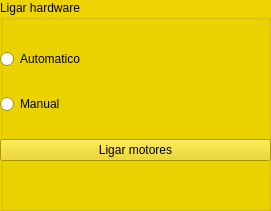
     <widget class="QGroupBox" name="groupBox_hardware">
      <property name="geometry">
       <rect>
        <x>10</x>
        <y>190</y>
        <width>271</width>
        <height>211</height>
       </rect>
      </property>
      <property name="palette">
       <palette>
        <active>
         <colorrole role="WindowText">
          <brush brushstyle="SolidPattern">
           <color alpha="255">
            <red>0</red>
            <green>0</green>
            <blue>0</blue>
           </color>
          </brush>
         </colorrole>
         <colorrole role="Button">
          <brush brushstyle="SolidPattern">
           <color alpha="255">
            <red>237</red>
            <green>212</green>
            <blue>0</blue>
           </color>
          </brush>
         </colorrole>
         <colorrole role="Light">
          <brush brushstyle="SolidPattern">
           <color alpha="255">
            <red>255</red>
            <green>239</green>
            <blue>100</blue>
           </color>
          </brush>
         </colorrole>
         <colorrole role="Midlight">
          <brush brushstyle="SolidPattern">
           <color alpha="255">
            <red>246</red>
            <green>225</green>
            <blue>50</blue>
           </color>
          </brush>
         </colorrole>
         <colorrole role="Dark">
          <brush brushstyle="SolidPattern">
           <color alpha="255">
            <red>118</red>
            <green>106</green>
            <blue>0</blue>
           </color>
          </brush>
         </colorrole>
         <colorrole role="Mid">
          <brush brushstyle="SolidPattern">
           <color alpha="255">
            <red>158</red>
            <green>141</green>
            <blue>0</blue>
           </color>
          </brush>
         </colorrole>
         <colorrole role="Text">
          <brush brushstyle="SolidPattern">
           <color alpha="255">
            <red>0</red>
            <green>0</green>
            <blue>0</blue>
           </color>
          </brush>
         </colorrole>
         <colorrole role="BrightText">
          <brush brushstyle="SolidPattern">
           <color alpha="255">
            <red>255</red>
            <green>255</green>
            <blue>255</blue>
           </color>
          </brush>
         </colorrole>
         <colorrole role="ButtonText">
          <brush brushstyle="SolidPattern">
           <color alpha="255">
            <red>0</red>
            <green>0</green>
            <blue>0</blue>
           </color>
          </brush>
         </colorrole>
         <colorrole role="Base">
          <brush brushstyle="SolidPattern">
           <color alpha="255">
            <red>255</red>
            <green>255</green>
            <blue>255</blue>
           </color>
          </brush>
         </colorrole>
         <colorrole role="Window">
          <brush brushstyle="SolidPattern">
           <color alpha="255">
            <red>237</red>
            <green>212</green>
            <blue>0</blue>
           </color>
          </brush>
         </colorrole>
         <colorrole role="Shadow">
          <brush brushstyle="SolidPattern">
           <color alpha="255">
            <red>0</red>
            <green>0</green>
            <blue>0</blue>
           </color>
          </brush>
         </colorrole>
         <colorrole role="AlternateBase">
          <brush brushstyle="SolidPattern">
           <color alpha="255">
            <red>246</red>
            <green>233</green>
            <blue>127</blue>
           </color>
          </brush>
         </colorrole>
         <colorrole role="ToolTipBase">
          <brush brushstyle="SolidPattern">
           <color alpha="255">
            <red>255</red>
            <green>255</green>
            <blue>220</blue>
           </color>
          </brush>
         </colorrole>
         <colorrole role="ToolTipText">
          <brush brushstyle="SolidPattern">
           <color alpha="255">
            <red>0</red>
            <green>0</green>
            <blue>0</blue>
           </color>
          </brush>
         </colorrole>
        </active>
        <inactive>
         <colorrole role="WindowText">
          <brush brushstyle="SolidPattern">
           <color alpha="255">
            <red>0</red>
            <green>0</green>
            <blue>0</blue>
           </color>
          </brush>
         </colorrole>
         <colorrole role="Button">
          <brush brushstyle="SolidPattern">
           <color alpha="255">
            <red>237</red>
            <green>212</green>
            <blue>0</blue>
           </color>
          </brush>
         </colorrole>
         <colorrole role="Light">
          <brush brushstyle="SolidPattern">
           <color alpha="255">
            <red>255</red>
            <green>239</green>
            <blue>100</blue>
           </color>
          </brush>
         </colorrole>
         <colorrole role="Midlight">
          <brush brushstyle="SolidPattern">
           <color alpha="255">
            <red>246</red>
            <green>225</green>
            <blue>50</blue>
           </color>
          </brush>
         </colorrole>
         <colorrole role="Dark">
          <brush brushstyle="SolidPattern">
           <color alpha="255">
            <red>118</red>
            <green>106</green>
            <blue>0</blue>
           </color>
          </brush>
         </colorrole>
         <colorrole role="Mid">
          <brush brushstyle="SolidPattern">
           <color alpha="255">
            <red>158</red>
            <green>141</green>
            <blue>0</blue>
           </color>
          </brush>
         </colorrole>
         <colorrole role="Text">
          <brush brushstyle="SolidPattern">
           <color alpha="255">
            <red>0</red>
            <green>0</green>
            <blue>0</blue>
           </color>
          </brush>
         </colorrole>
         <colorrole role="BrightText">
          <brush brushstyle="SolidPattern">
           <color alpha="255">
            <red>255</red>
            <green>255</green>
            <blue>255</blue>
           </color>
          </brush>
         </colorrole>
         <colorrole role="ButtonText">
          <brush brushstyle="SolidPattern">
           <color alpha="255">
            <red>0</red>
            <green>0</green>
            <blue>0</blue>
           </color>
          </brush>
         </colorrole>
         <colorrole role="Base">
          <brush brushstyle="SolidPattern">
           <color alpha="255">
            <red>255</red>
            <green>255</green>
            <blue>255</blue>
           </color>
          </brush>
         </colorrole>
         <colorrole role="Window">
          <brush brushstyle="SolidPattern">
           <color alpha="255">
            <red>237</red>
            <green>212</green>
            <blue>0</blue>
           </color>
          </brush>
         </colorrole>
         <colorrole role="Shadow">
          <brush brushstyle="SolidPattern">
           <color alpha="255">
            <red>0</red>
            <green>0</green>
            <blue>0</blue>
           </color>
          </brush>
         </colorrole>
         <colorrole role="AlternateBase">
          <brush brushstyle="SolidPattern">
           <color alpha="255">
            <red>246</red>
            <green>233</green>
            <blue>127</blue>
           </color>
          </brush>
         </colorrole>
         <colorrole role="ToolTipBase">
          <brush brushstyle="SolidPattern">
           <color alpha="255">
            <red>255</red>
            <green>255</green>
            <blue>220</blue>
           </color>
          </brush>
         </colorrole>
         <colorrole role="ToolTipText">
          <brush brushstyle="SolidPattern">
           <color alpha="255">
            <red>0</red>
            <green>0</green>
            <blue>0</blue>
           </color>
          </brush>
         </colorrole>
        </inactive>
        <disabled>
         <colorrole role="WindowText">
          <brush brushstyle="SolidPattern">
           <color alpha="255">
            <red>118</red>
            <green>106</green>
            <blue>0</blue>
           </color>
          </brush>
         </colorrole>
         <colorrole role="Button">
          <brush brushstyle="SolidPattern">
           <color alpha="255">
            <red>237</red>
            <green>212</green>
            <blue>0</blue>
           </color>
          </brush>
         </colorrole>
         <colorrole role="Light">
          <brush brushstyle="SolidPattern">
           <color alpha="255">
            <red>255</red>
            <green>239</green>
            <blue>100</blue>
           </color>
          </brush>
         </colorrole>
         <colorrole role="Midlight">
          <brush brushstyle="SolidPattern">
           <color alpha="255">
            <red>246</red>
            <green>225</green>
            <blue>50</blue>
           </color>
          </brush>
         </colorrole>
         <colorrole role="Dark">
          <brush brushstyle="SolidPattern">
           <color alpha="255">
            <red>118</red>
            <green>106</green>
            <blue>0</blue>
           </color>
          </brush>
         </colorrole>
         <colorrole role="Mid">
          <brush brushstyle="SolidPattern">
           <color alpha="255">
            <red>158</red>
            <green>141</green>
            <blue>0</blue>
           </color>
          </brush>
         </colorrole>
         <colorrole role="Text">
          <brush brushstyle="SolidPattern">
           <color alpha="255">
            <red>118</red>
            <green>106</green>
            <blue>0</blue>
           </color>
          </brush>
         </colorrole>
         <colorrole role="BrightText">
          <brush brushstyle="SolidPattern">
           <color alpha="255">
            <red>255</red>
            <green>255</green>
            <blue>255</blue>
           </color>
          </brush>
         </colorrole>
         <colorrole role="ButtonText">
          <brush brushstyle="SolidPattern">
           <color alpha="255">
            <red>118</red>
            <green>106</green>
            <blue>0</blue>
           </color>
          </brush>
         </colorrole>
         <colorrole role="Base">
          <brush brushstyle="SolidPattern">
           <color alpha="255">
            <red>237</red>
            <green>212</green>
            <blue>0</blue>
           </color>
          </brush>
         </colorrole>
         <colorrole role="Window">
          <brush brushstyle="SolidPattern">
           <color alpha="255">
            <red>237</red>
            <green>212</green>
            <blue>0</blue>
           </color>
          </brush>
         </colorrole>
         <colorrole role="Shadow">
          <brush brushstyle="SolidPattern">
           <color alpha="255">
            <red>0</red>
            <green>0</green>
            <blue>0</blue>
           </color>
          </brush>
         </colorrole>
         <colorrole role="AlternateBase">
          <brush brushstyle="SolidPattern">
           <color alpha="255">
            <red>237</red>
            <green>212</green>
            <blue>0</blue>
           </color>
          </brush>
         </colorrole>
         <colorrole role="ToolTipBase">
          <brush brushstyle="SolidPattern">
           <color alpha="255">
            <red>255</red>
            <green>255</green>
            <blue>220</blue>
           </color>
          </brush>
         </colorrole>
         <colorrole role="ToolTipText">
          <brush brushstyle="SolidPattern">
           <color alpha="255">
            <red>0</red>
            <green>0</green>
            <blue>0</blue>
           </color>
          </brush>
         </colorrole>
        </disabled>
       </palette>
      </property>
      <property name="autoFillBackground">
       <bool>true</bool>
      </property>
      <property name="title">
       <string>Ligar hardware</string>
      </property>
      <widget class="QWidget" name="layoutWidget">
       <property name="geometry">
        <rect>
         <x>0</x>
         <y>30</y>
         <width>271</width>
         <height>151</height>
        </rect>
       </property>
       <layout class="QVBoxLayout" name="verticalLayout">
        <item>
         <widget class="QRadioButton" name="radioButton_automatico">
          <property name="text">
           <string>Automatico</string>
          </property>
         </widget>
        </item>
        <item>
         <widget class="QRadioButton" name="radioButton_manual">
          <property name="text">
           <string>Manual</string>
          </property>
         </widget>
        </item>
        <item>
         <widget class="QPushButton" name="pushButton_motores">
          <property name="text">
           <string>Ligar motores</string>
          </property>
         </widget>
        </item>
       </layout>
      </widget>
     </widget>
